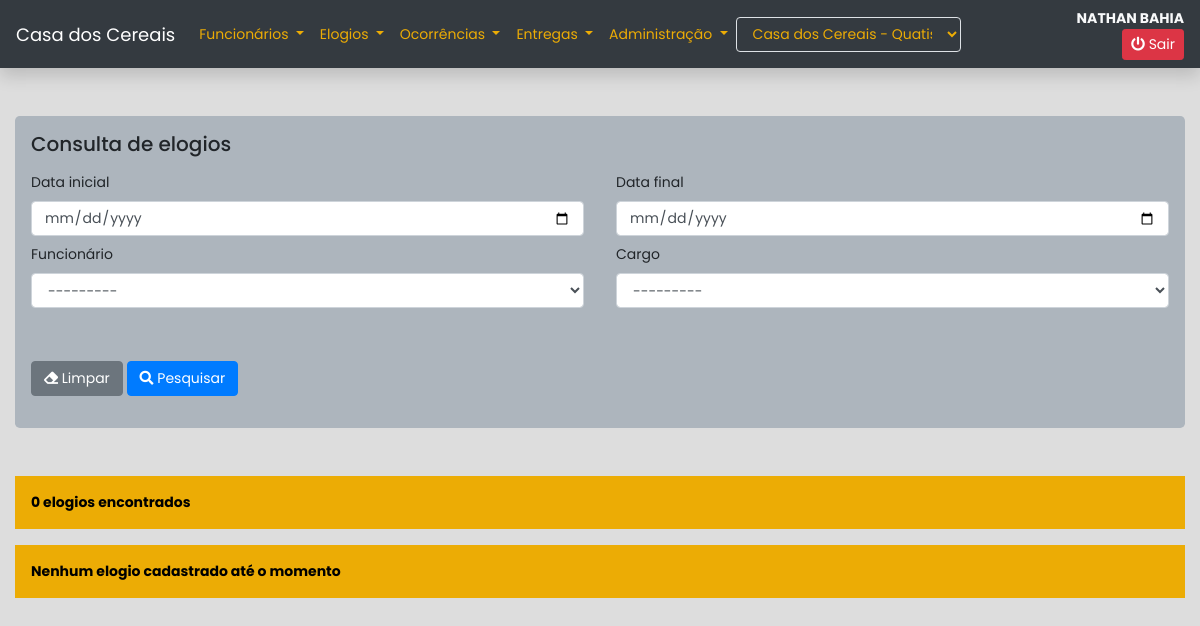
Before: /elogios/consulta (signed in) with the older database file.
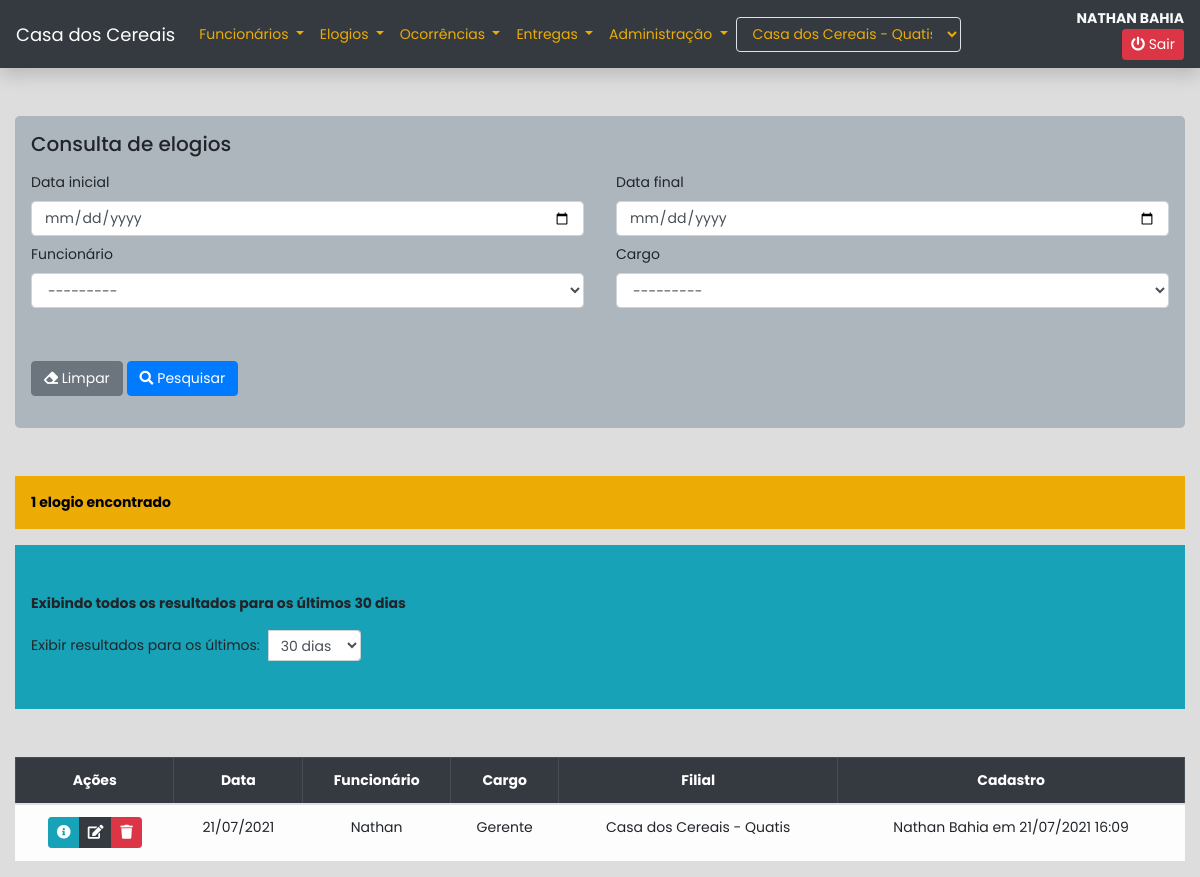
After: the same page with the newer database file.
### apps/core/models.py (models this page shows, shortened)
class Base(models.Model):
    usuario = models.ForeignKey(get_user_model(), on_delete=models.SET_NULL, null=True)
    criacao = models.DateTimeField(auto_now_add=True)
    alteracao = models.DateTimeField(auto_now=True)
    ativo = models.BooleanField(default=True)
    class Meta:
        abstract = True
    @property
    def cadastro(self):
        dt = localtime(self.criacao)
        if self.usuario:
            return f"{self.usuario.get_full_name()} em {dt.strftime('%d/%m/%Y %H:%M')}"
        return f"Usuário excluído em {dt.strftime('%d/%m/%Y')}"

class Elogio(Base):
    funcionario = models.ForeignKey(Funcionario, on_delete=models.CASCADE, related_name='elogios')
    data = models.DateField()
    observacao = models.TextField()
    class Meta:
        verbose_name = 'Elogio'
        verbose_name_plural = 'Elogios'
        ordering = ['-data']

class Funcionario(Base):
    nome = models.CharField(max_length=255)
    admissao = models.DateField(blank=True, null=True)
    cargo = models.ForeignKey(Cargo, on_delete=models.SET_NULL, null=True, related_name='funcionarios')
    filial = models.ForeignKey(Filial, on_delete=models.CASCADE, related_name='funcionarios')
    def __str__(self):
        return f'{self.nome} - {self.cargo}'
    class Meta:
        verbose_name = 'Funcionário'
        verbose_name_plural = 'Funcionários'
        ordering = ['nome']

class Cargo(Base):
    nome = models.CharField(max_length=255)
    filial = models.ForeignKey(Filial, on_delete=models.CASCADE)
    def __str__(self):
        return f'{self.nome}'
    class Meta:
        verbose_name = 'Cargo'
        verbose_name_plural = 'Cargos'
        ordering = ['nome']

class Filial(Base):
    nome = models.CharField(max_length=255)
    cidade = models.CharField(max_length=255)
    def __str__(self):
        return f'{self.nome} - {self.cidade}'
    class Meta:
        verbose_name = 'Filial'
        verbose_name_plural = 'Filiais'
        ordering = ['nome', 'cidade']

### apps/core/views.py (the view, shortened to what this page needs)
# urls.py: path('elogios/consulta', views.consulta_elogios, name='consulta_elogios'),
@login_required
def consulta_elogios(request):
    usuario = request.user.perfil.latest('id')
    consulta = False
    dias = 30 if request.GET.get('dias') not in ['30', '60', '90', '120'] else request.GET.get('dias')
    data_range = utils.get_data_range(dias)
    filtros = {
        'data__range': data_range,
        'funcionario__filial': usuario.filial,
        'ativo': True
    }
    query = models.Elogio.objects.filter(**filtros).order_by('funcionario')
    form = forms.ConsultaElogioForm(
        usuario=usuario,
        data=request.GET
    )
    context = {
        'form': form,
        'elogios': query,
        'consulta': consulta,
        'dias': dias,
        'filtros': filtros
    }
    return render(request, 'core/elogios/consultas.html', context)

### apps/core/context_processors.py (called while the page is built)
def usuario(request):
    if not request.user.is_authenticated:
        return {}
    context = {'usuario': {}}
    perfil = request.user.perfil.latest('id')
    if perfil:
        context['usuario']['filial'] = perfil.filial
        context['usuario']['filiais'] = models.Filial.objects.all()
        if perfil.tipo == '2':
            context['usuario']['administrador'] = True
    return context

### apps/core/utils.py (called while the page is built)
def get_data_range(dias: int, convert=False) -> list:
    presente = datetime.today().date()
    passado = presente - timedelta(days=int(dias))
    if convert:
        return [convert_date_to_datetime(passado), convert_date_to_datetime(presente, inicio=False)]
    return [passado, presente]

### apps/core/templates/core/elogios/consultas.html (shortened to what the changed rows need)
{% extends 'core/base.html' %}
{% load bootstrap4 %}
{% block content %}
<div class="container-fluid">
    <form method='get' class='my-5 jumbotron p-3' autocomplete="off">
        <h5>Consulta de elogios</h5>
        <div class="row mx-0 mt-3">
        </div>
    </form>
    <p class="bg-warning p-3">{{ elogios.count }} elogio{{ elogios|pluralize }} encontrado{{ elogios|pluralize }}</p>
    {% if elogios %}
        {% include 'core/utils/consulta_range_dias.html' %}
        <div class="table-responsive mt-5">
            <table class="table table-bordered text-center">
                <thead class="table-dark">
                    <tr>
                        <th>Ações</th>
                        <th>Data</th>
                        <th>Funcionário</th>
                        <th>Cargo</th>
                        <th>Filial</th>
                        <th>Cadastro</th>
                    </tr>
                </thead>
                <tbody class="table-light">
                    {% for elogio in elogios %}
                        <tr>
                            <td>
                                <div class="btn-group">
                                    <button class="btn btn-sm btn-info btn-info-elogio" data-elogio="{{ elogio.id }}" data-toggle="tooltip" title="Mais informações">
                                        <i class="fas fa-info-circle"></i>
                                    </button>
                                    <a href="{% url 'core:edit_elogios' elogio.id %}" class="btn btn-sm btn-dark btn-edit-elogio" data-elogio="{{ elogio.id }}" data-toggle="tooltip" title="Editar elogio">
                                        <i class="fas fa-edit"></i>
                                    </a>
                                    <button class="btn btn-sm btn-danger btn-delete-elogio" data-elogio="{{ elogio.id }}" data-toggle="tooltip" title="Excluir elogio">
                                        <i class="fas fa-trash"></i>
                                    </button>
                                </div>
                            </td>
                            <td>{{ elogio.data|date:'d/m/Y' }}</td>
                            <td>{{ elogio.funcionario.nome }}</td>
                            <td>{{ elogio.funcionario.cargo.nome }}</td>
                            <td>{{ elogio.funcionario.filial }}</td>
                            <td>{{ elogio.cadastro }}</td>
                        </tr>
                    {% endfor %}
                </tbody>
            </table>
        </div>
    {% else %}
        <p class="bg-warning p-3">
            {% if consulta %}
                Nenhum elogio encontrado
            {% else %}
                Nenhum elogio cadastrado até o momento
            {% endif %}
        </p>
    {% endif %}
</div>
{% endblock content %}

Changed rows visible on the page:
added Elogio: data "21/07/2021", funcionario.nome "Nathan", funcionario.cargo.nome "Gerente", funcionario.filial "Casa dos Cereais - Quatis", cadastro "Nathan Bahia em 21/07/2021 16:09"
Other visible differences:
{{ elogios.count }}: "0" → "1"
{{ dias }}: (not shown) → "30"
form field dias: (not shown) → "30 dias"
text no longer shown: "Nenhum elogio cadastrado até o momento"
text now shown: "Exibindo todos os resultados para os últimos dias Exibir resultados para os últimos: Ações Data Funcionário Cargo Filial Cadastro"
